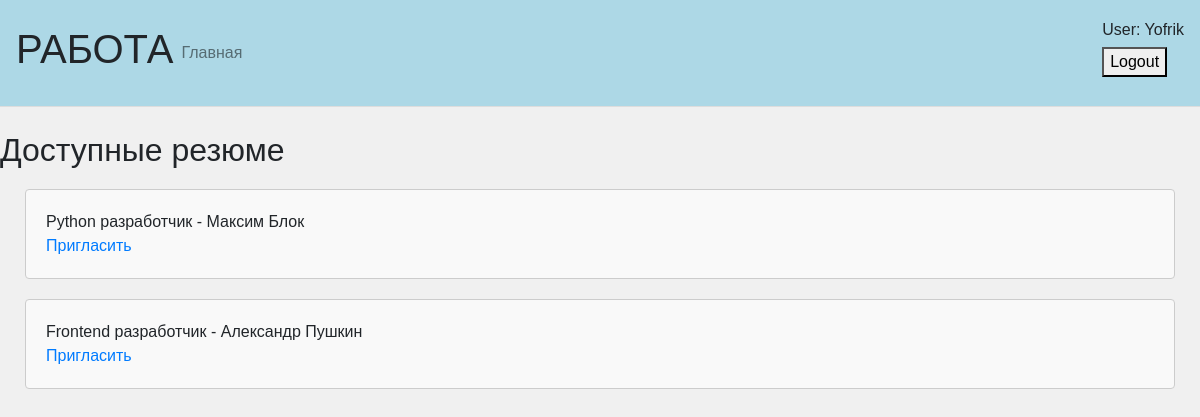
The app's page / (signed in) with its own data.
### applicants/models.py (models this page shows, shortened)
class Position(models.Model):
    user = models.ForeignKey(User, on_delete=models.CASCADE, verbose_name='Пользователь')
    title = models.CharField(max_length=255, null=True, blank=True)
    resume = models.CharField(max_length=255, null=True, blank=True, verbose_name='Описание')
    cv = models.FileField(upload_to='cv/', blank=True, null=True, verbose_name='CV')
    class Meta:
        verbose_name_plural = 'Соискатель'

### general/views.py (the view)
# urls.py: path('', views.index, name='index'),
def index(request):
    user_group = None
    vacancies = None
    positions = None
    responcevacansies = ResponseVacancies.objects.all()
    response_dict = {}
    for response in responcevacansies:
        if response.position:
           response_dict[response.position.id] = response
    if request.user.groups.filter(name='Соискатель').exists():
        user_group = 'applicant'
        vacancies = Vacancies.objects.all()
    elif request.user.groups.filter(name='Работодатель').exists():
        user_group = 'employer'
        positions = Position.objects.all()
    return render(request, 'index.html', {'user_group': user_group, 'vacancies': vacancies, 'positions': positions, 'responcevacansies': responcevacansies, 'response_dict': response_dict})

### general/templates/index.html (shortened to what this page needs)
{% extends "base.html" %}
{% block content %}
<div class="content">
    {% if user_group == 'applicant' %}
    <h2>Доступные вакансии</h2>
    <div class="container">
        {% for vacancy in vacancies %}
        <div class="card">
            <div>
                <h5>{{ vacancy.title }}</h5>
                <p>{{ vacancy.description}}</p>
            </div>
            <div>
                {% if vacancy.id in response_dict %}
                <a href="{% url 'jobreject' vacancy.id %}">Отменить отклик</a>
                {% else %}
                <a href="{% url 'jobconnect' vacancy.id %}">Откликнуться</a>
                {% endif %}
            </div>
        </div>
        {% endfor %}
    </div>
        {% elif user_group == 'employer' %}
        <h2>Доступные резюме</h2>
    <div class="container">
        {% for position in positions %}
        <div class="card">
            <p>{{ position.title }} - {{ position.user.first_name }} {{ position.user.last_name }}</p>
            <div>
                {% if position.id in response_dict %}
                <a href="{% url 'reject' position.id %}">Отклонить приглашение</a>
                {% else %}
                <a href="{% url 'invite' position.id %}">Пригласить</a>
                {% endif %}
            </div>
        </div>
        {% endfor %}
    </div>
        {% else %}
        <p class="login">Чтобы найти работу необходимо войти <a href="{% url 'accounts:login' %}">войти</a>.</p>
        {% endif %}
    </div>
</div>
{% endblock %}

### general/templates/base.html (shortened to what this page needs)
<!DOCTYPE html>
<html lang="ru">
<head>
    <link rel="stylesheet" href="https://stackpath.bootstrapcdn.com/bootstrap/4.5.2/css/bootstrap.min.css">
    <link rel="stylesheet" href="https://cdnjs.cloudflare.com/ajax/libs/hover.css/2.3.1/css/hover-min.css">
    <link rel="stylesheet" href="https://cdnjs.cloudflare.com/ajax/libs/font-awesome/6.4.2/css/all.min.css">
    {% load static %}
    <link rel="stylesheet" href="{% static 'css/product.css' %}">
    <link href="https://cdn.jsdelivr.net/npm/suggestions-jquery@21.12.0/dist/css/suggestions.min.css" rel="stylesheet">
    <link rel="stylesheet" href="https://cdnjs.cloudflare.com/ajax/libs/font-awesome/6.5.1/css/all.min.css">
</head>
<body>
<nav class="navbar navbar-expand-lg navbar-light">
    <div class="collapse navbar-collapse" id="navbarNav">
        <h1>РАБОТА</h1>
        <ul class="navbar-nav">
            <li class="nav-item">
                <a class="nav-link" href="/">Главная</a>
            </li>
        </ul>
    </div>
    <ul class="sidebar-nav">
    {% if user.is_authenticated %}
    <li>User: {{ user.get_username }}</li>
    <li>
        <form action="{% url 'accounts:logout' %}" method="post">
            <button type="submit">Logout</button>
        </form>
    </li>
    {% else %}
    <li><a href="{% url 'accounts:login' %}">Login</a></li>
    {% endif %}
</ul>
</nav>
<div class="mt-4" style="max-width: 100%;">
    {% block content %}{% endblock %}
</body>
</html>

### general/templates/footer.html
{% load static %}

### static/css/product.css (style rules this page uses)
html { height: 100%; }
body { font-family: Arial, sans-serif; background-color: #f0f0f0; margin: 0; padding: 0; min-height: 100%; }
.navbar { background-color: #ADD8E6; border-bottom: 1px solid #ddd; }
.navbar-nav .nav-link { color: #333; }
.sidebar-nav { list-style-type: none; padding: 0; margin-top: 10px; }
.sidebar-nav li { margin-bottom: 5px; }
.container { max-width: 100%; padding-right: 15px; padding-left: 15px; margin-right: auto; margin-left: auto; position: relative; min-height: 100%; }
.card { border: 1px solid #ccc; padding: 20px; background-color: #f9f9f9; margin: 20px 10px; }
.card p { margin: 0; }
a { color: #007bff; text-decoration: none; }

### records on screen
Position: title "Python разработчик", user.first_name "Максим", user.last_name "Блок", shows "Пригласить"
Position: title "Frontend разработчик", user.first_name "Александр", user.last_name "Пушкин", shows "Пригласить"

### other values on screen
{{ user.get_username }} "Yofrik"
